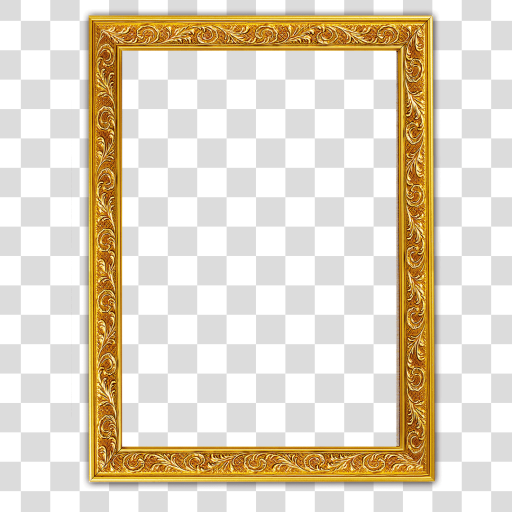
#> input picture final_project/moldura.png, 1024 x 1024 px (shown at 1/2 size)
$ python teste2.py
#> lines starting #> are read from the running program, lines starting #| are printed output that depends on the picture
import cv2

# Carrega a imagem de fundo (moldura) e a foto a ser inserida
fundo = cv2.imread('moldura.png')
#> fundo is the input picture: shape (1024, 1024, 3); mean B, G, R 197, 215.6, 226.2
foto = cv2.imread('captura.jpg')
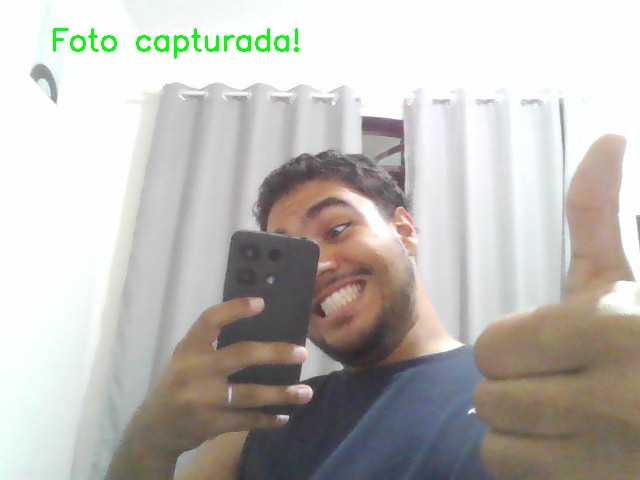
#> input picture final_project/captura.jpg, 640 x 480 px
#> foto is the input picture: shape (480, 640, 3); mean B, G, R 182.9, 187.6, 189.9

# Posição desejada (exemplo: x=50, y=100)
x, y = 130, 245

# Dimensões da foto
h, w = foto.shape[:2]
#> h = 480; w = 640

# Verifica se cabe
if y + h > fundo.shape[0] or x + w > fundo.shape[1]:
    print("A foto não cabe na moldura nessa posição!")
else:
    # Insere a foto na posição (x, y) da moldura
    fundo[y:y+h, x:x+w] = foto
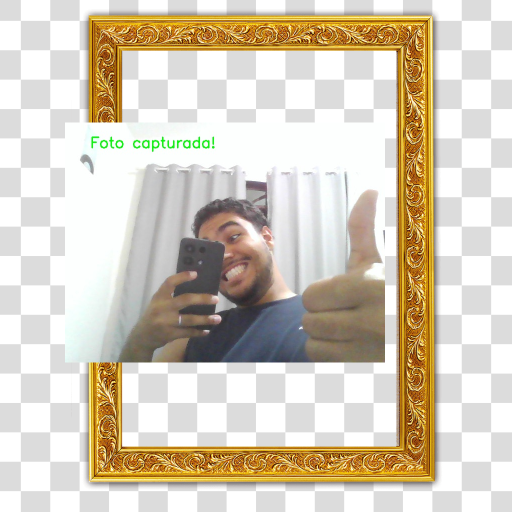
#> fundo: shape (1024, 1024, 3) (shown at 1/2 size); mean B, G, R 187.3, 204.3, 214

    cv2.imwrite('foto_salva.jpg', fundo)

    cv2.imshow('Resultado', fundo)
    cv2.waitKey(0)
    cv2.destroyAllWindows()
